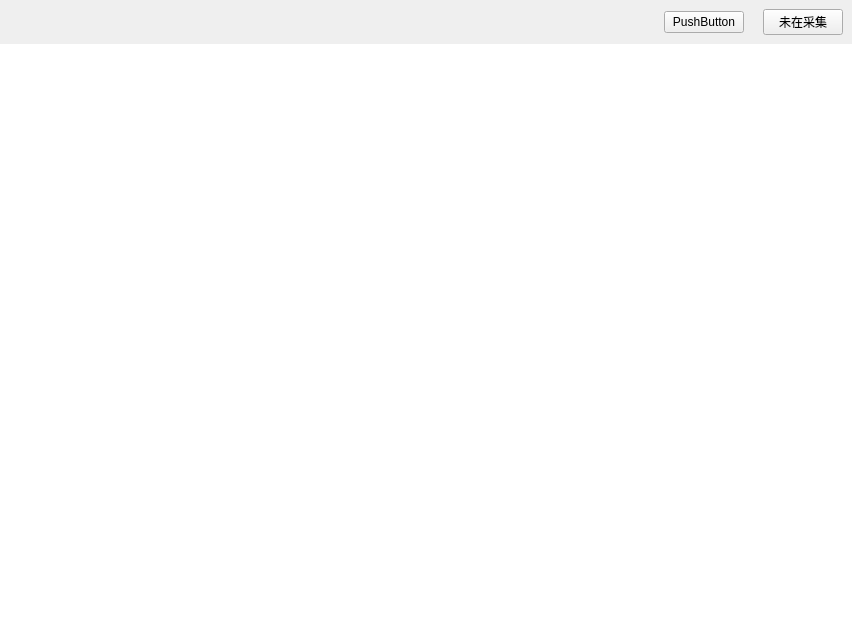
<?xml version="1.0" encoding="UTF-8"?>
<ui version="4.0">
 <class>HsMonitoring</class>
 <widget class="QWidget" name="HsMonitoring">
  <property name="geometry">
   <rect>
    <x>0</x>
    <y>0</y>
    <width>852</width>
    <height>639</height>
   </rect>
  </property>
  <property name="windowTitle">
   <string>Form</string>
  </property>
  <property name="autoFillBackground">
   <bool>false</bool>
  </property>
  <layout class="QVBoxLayout" name="verticalLayout">
   <property name="spacing">
    <number>0</number>
   </property>
   <property name="leftMargin">
    <number>0</number>
   </property>
   <property name="topMargin">
    <number>0</number>
   </property>
   <property name="rightMargin">
    <number>0</number>
   </property>
   <property name="bottomMargin">
    <number>0</number>
   </property>
   <item>
    <widget class="QWidget" name="widget" native="true">
     <layout class="QHBoxLayout" name="horizontalLayout">
      <item>
       <spacer name="horizontalSpacer">
        <property name="orientation">
         <enum>Qt::Horizontal</enum>
        </property>
        <property name="sizeHint" stdset="0">
         <size>
          <width>732</width>
          <height>20</height>
         </size>
        </property>
       </spacer>
      </item>
      <item>
       <widget class="QPushButton" name="pushButton_2">
        <property name="text">
         <string>PushButton</string>
        </property>
       </widget>
      </item>
      <item>
       <widget class="QLabel" name="Time">
        <property name="text">
         <string/>
        </property>
       </widget>
      </item>
      <item>
       <widget class="QPushButton" name="pushButton">
        <property name="text">
         <string>未在采集</string>
        </property>
        <property name="checkable">
         <bool>false</bool>
        </property>
       </widget>
      </item>
     </layout>
    </widget>
   </item>
   <item>
    <widget class="QTableWidget" name="tableWidget">
     <property name="frameShape">
      <enum>QFrame::NoFrame</enum>
     </property>
    </widget>
   </item>
  </layout>
 </widget>
 <resources/>
 <connections/>
</ui>
